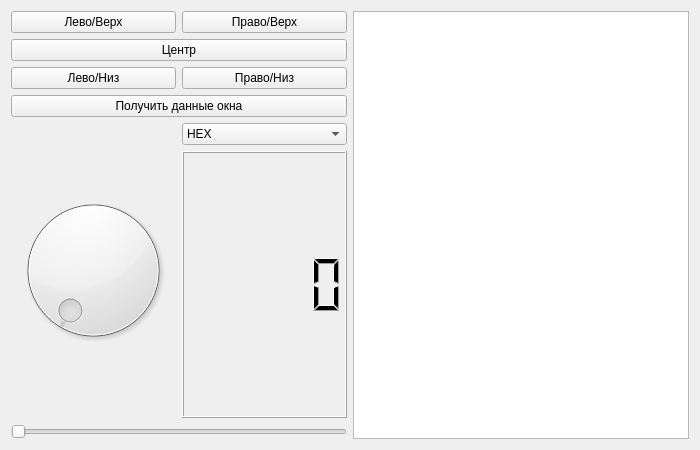
<?xml version="1.0" encoding="UTF-8"?>
<ui version="4.0">
 <class>Form</class>
 <widget class="QWidget" name="Form">
  <property name="geometry">
   <rect>
    <x>0</x>
    <y>0</y>
    <width>700</width>
    <height>450</height>
   </rect>
  </property>
  <property name="minimumSize">
   <size>
    <width>700</width>
    <height>450</height>
   </size>
  </property>
  <property name="windowTitle">
   <string>Form</string>
  </property>
  <layout class="QHBoxLayout" name="horizontalLayout_5">
   <item>
    <layout class="QHBoxLayout" name="horizontalLayout_4">
     <item>
      <layout class="QVBoxLayout" name="verticalLayout_6">
       <item>
        <layout class="QVBoxLayout" name="verticalLayout_3">
         <item>
          <layout class="QVBoxLayout" name="verticalLayout">
           <item>
            <layout class="QHBoxLayout" name="horizontalLayout">
             <item>
              <widget class="QPushButton" name="pushButton_left_up">
               <property name="text">
                <string>Лево/Верх</string>
               </property>
              </widget>
             </item>
             <item>
              <widget class="QPushButton" name="pushButton_right_up">
               <property name="text">
                <string>Право/Верх</string>
               </property>
              </widget>
             </item>
            </layout>
           </item>
           <item>
            <widget class="QPushButton" name="pushButton_center">
             <property name="text">
              <string>Центр</string>
             </property>
            </widget>
           </item>
          </layout>
         </item>
         <item>
          <layout class="QVBoxLayout" name="verticalLayout_2">
           <item>
            <layout class="QHBoxLayout" name="horizontalLayout_2">
             <item>
              <widget class="QPushButton" name="pushButton_left_down">
               <property name="text">
                <string>Лево/Низ</string>
               </property>
              </widget>
             </item>
             <item>
              <widget class="QPushButton" name="pushButton_right_down">
               <property name="text">
                <string>Право/Низ</string>
               </property>
              </widget>
             </item>
            </layout>
           </item>
           <item>
            <widget class="QPushButton" name="pushButton_get_wndw_data">
             <property name="text">
              <string>Получить данные окна</string>
             </property>
            </widget>
           </item>
          </layout>
         </item>
        </layout>
       </item>
       <item>
        <layout class="QVBoxLayout" name="verticalLayout_5">
         <item>
          <layout class="QHBoxLayout" name="horizontalLayout_3">
           <item>
            <widget class="QDial" name="dial"/>
           </item>
           <item>
            <layout class="QVBoxLayout" name="verticalLayout_4">
             <item>
              <widget class="QComboBox" name="comboBox">
               <item>
                <property name="text">
                 <string>HEX</string>
                </property>
               </item>
               <item>
                <property name="text">
                 <string>DEC</string>
                </property>
               </item>
               <item>
                <property name="text">
                 <string>OCT</string>
                </property>
               </item>
               <item>
                <property name="text">
                 <string>BIN</string>
                </property>
               </item>
              </widget>
             </item>
             <item>
              <widget class="QLCDNumber" name="lcdNumber"/>
             </item>
            </layout>
           </item>
          </layout>
         </item>
         <item>
          <widget class="QSlider" name="horizontalSlider">
           <property name="orientation">
            <enum>Qt::Horizontal</enum>
           </property>
          </widget>
         </item>
        </layout>
       </item>
      </layout>
     </item>
     <item>
      <widget class="QPlainTextEdit" name="plainTextEdit"/>
     </item>
    </layout>
   </item>
  </layout>
 </widget>
 <resources/>
 <connections/>
</ui>
